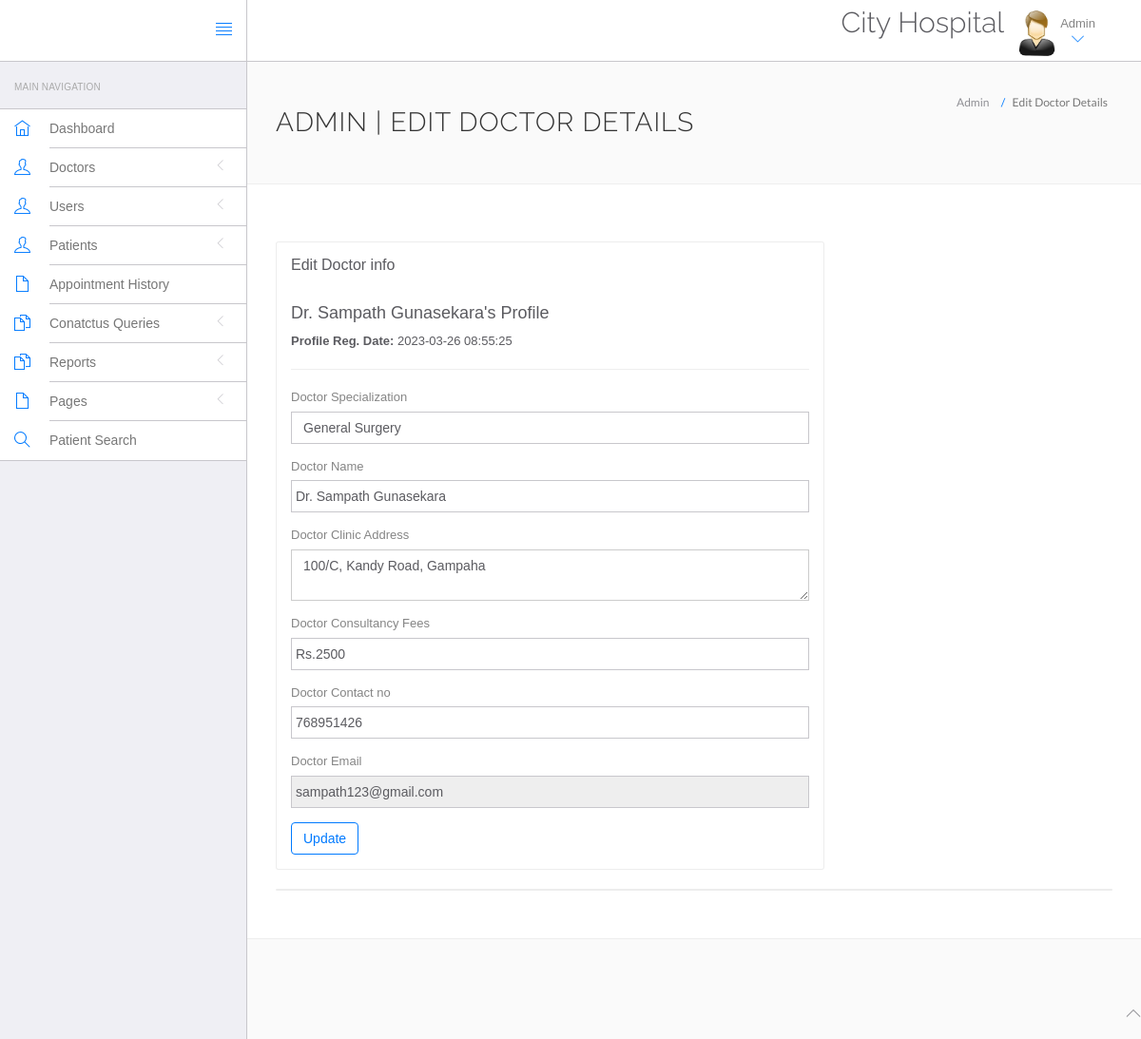
The page /System/website/admin/edit-doctor.php?id=4 (signed in) on the database its author committed.
### tables this page shows
CREATE TABLE `doctors` (
  `id` int(11) NOT NULL,
  `specilization` varchar(255) DEFAULT NULL,
  `doctorName` varchar(255) DEFAULT NULL,
  `address` longtext DEFAULT NULL,
  `docFees` varchar(255) DEFAULT NULL,
  `contactno` bigint(11) DEFAULT NULL,
  `docEmail` varchar(255) DEFAULT NULL,
  `password` varchar(255) DEFAULT NULL,
  `creationDate` timestamp NULL DEFAULT current_timestamp(),
  `updationDate` timestamp NULL DEFAULT NULL ON UPDATE current_timestamp()
);

### System/website/admin/edit-doctor.php (the view, shortened to what this page needs)
<?php
include('include/config.php');
if(strlen($_SESSION['id']==0)) {
 header('location:logout.php');
  } else{
$did=intval($_GET['id']);
?>
<!DOCTYPE html>
<html lang="en">
	<head>
		<link rel="stylesheet" href="vendor/bootstrap/css/bootstrap.min.css">
		<link rel="stylesheet" href="vendor/fontawesome/css/font-awesome.min.css">
		<link rel="stylesheet" href="vendor/themify-icons/themify-icons.min.css">
		<link href="vendor/animate.css/animate.min.css" rel="stylesheet" media="screen">
		<link href="vendor/perfect-scrollbar/perfect-scrollbar.min.css" rel="stylesheet" media="screen">
		<link href="vendor/switchery/switchery.min.css" rel="stylesheet" media="screen">
		<link href="vendor/bootstrap-touchspin/jquery.bootstrap-touchspin.min.css" rel="stylesheet" media="screen">
		<link href="vendor/select2/select2.min.css" rel="stylesheet" media="screen">
		<link href="vendor/bootstrap-datepicker/bootstrap-datepicker3.standalone.min.css" rel="stylesheet" media="screen">
		<link href="vendor/bootstrap-timepicker/bootstrap-timepicker.min.css" rel="stylesheet" media="screen">
		<link rel="stylesheet" href="assets/css/styles.css">
		<link rel="stylesheet" href="assets/css/plugins.css">
		<link rel="stylesheet" href="assets/css/themes/theme-1.css" id="skin_color" />
	</head>
	<body>
		<div id="app">
<?php include('include/sidebar.php');?>
			<div class="app-content">
						<?php include('include/header.php');?>
				<div class="main-content" >
					<div class="wrap-content container" id="container">
						<section id="page-title">
							<div class="row">
								<div class="col-sm-8">
									<h1 class="mainTitle">Admin | Edit Doctor Details</h1>
																	</div>
								<ol class="breadcrumb">
									<li>
										<span>Admin</span>
									</li>
									<li class="active">
										<span>Edit Doctor Details</span>
									</li>
								</ol>
							</div>
						</section>
						<div class="container-fluid container-fullw bg-white">
							<div class="row">
								<div class="col-md-12">
									<div class="row margin-top-30">
										<div class="col-lg-8 col-md-12">
											<div class="panel panel-white">
												<div class="panel-heading">
													<h5 class="panel-title">Edit Doctor info</h5>
												</div>
												<div class="panel-body">
									<?php $sql=mysqli_query($con,"select * from doctors where id='$did'");
while($data=mysqli_fetch_array($sql))
{
?>
<h4><?php echo htmlentities($data['doctorName']);?>'s Profile</h4>
<p><b>Profile Reg. Date: </b><?php echo htmlentities($data['creationDate']);?></p>
<hr />
													<form role="form" name="adddoc" method="post" onSubmit="return valid();">
														<div class="form-group">
															<label for="DoctorSpecialization">
																Doctor Specialization
															</label>
							<select name="Doctorspecialization" class="form-control" required="required">
					<option value="<?php echo htmlentities($data['specilization']);?>">
					<?php echo htmlentities($data['specilization']);?></option>
															</select>
														</div>
<div class="form-group">
															<label for="doctorname">
																 Doctor Name
															</label>
	<input type="text" name="docname" class="form-control" value="<?php echo htmlentities($data['doctorName']);?>" >
														</div>
<div class="form-group">
															<label for="address">
																 Doctor Clinic Address
															</label>
					<textarea name="clinicaddress" class="form-control"><?php echo htmlentities($data['address']);?></textarea>
														</div>
<div class="form-group">
															<label for="fess">
																 Doctor Consultancy Fees
															</label>
		<input type="text" name="docfees" class="form-control" required="required"  value="<?php echo htmlentities($data['docFees']);?>" >
														</div>
<div class="form-group">
									<label for="fess">
																 Doctor Contact no
															</label>
					<input type="text" name="doccontact" class="form-control" required="required"  value="<?php echo htmlentities($data['contactno']);?>">
														</div>
<div class="form-group">
									<label for="fess">
																 Doctor Email
															</label>
					<input type="email" name="docemail" class="form-control"  readonly="readonly"  value="<?php echo htmlentities($data['docEmail']);?>">
														</div>
														<?php } ?>
														<button type="submit" name="submit" class="btn btn-o btn-primary">
															Update
														</button>
													</form>
												</div>
											</div>
										</div>
											</div>
										</div>
									<div class="col-lg-12 col-md-12">
											<div class="panel panel-white">
											</div>
										</div>
									</div>
								</div>
							</div>
						</div>
					</div>
				</div>
	<?php include('include/footer.php');?>
	</body>
</html>
<?php } ?>

### System/website/admin/assets/css/themes/theme-1.css (style rules this page uses)
body { background: #FAFAFA; }

### rows shown on the page
doctors: doctorName "Dr. Sampath Gunasekara", creationDate "2023-03-26 08:55:25", Doctorspecialization "General Surgery", docname "Dr. Sampath Gunasekara", clinicaddress "100/C, Kandy Road, Gampaha", docfees "Rs.2500", doccontact "768951426", docemail "sampath123@gmail.com"
